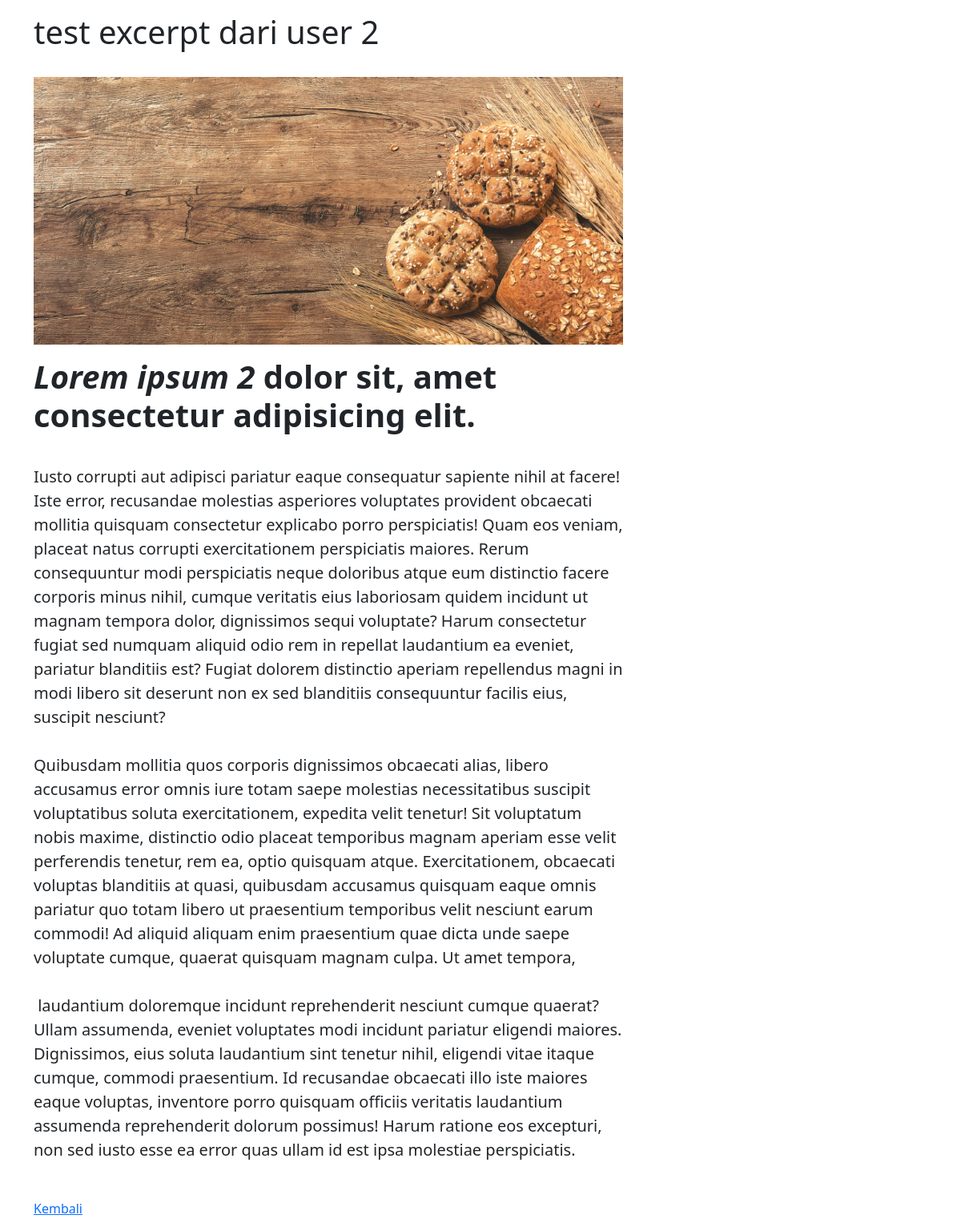
Page /i-post-show.php?id_post=32 on the committed database.
### tables this page shows
CREATE TABLE `posts` (
  `id_post` int NOT NULL,
  `id_category` int DEFAULT NULL,
  `id_user` int DEFAULT NULL,
  `title` varchar(255) NOT NULL,
  `image` varchar(255) DEFAULT NULL,
  `excerpt` text,
  `body` text,
  `created_at` timestamp NULL DEFAULT CURRENT_TIMESTAMP,
  `updated_at` timestamp NULL DEFAULT CURRENT_TIMESTAMP ON UPDATE CURRENT_TIMESTAMP
);

### i-controller.php (called while the page is built, shortened)
<?php
function get_post_details($id_post) {
    $conn = open_connection();
    $id_post = mysqli_real_escape_string($conn, $id_post);
    $sql = "SELECT posts.*, categories.name_category, users.name_user
            FROM posts
            JOIN categories ON posts.id_category = categories.id_category
            JOIN users ON posts.id_user = users.id_user
            WHERE posts.id_post = '$id_post'";
    $result = $conn->query($sql);
    if ($result->num_rows > 0) {
        $post = $result->fetch_assoc();
    } else {
        die("Post tidak ditemukan.");
    }
    return $post;
}
?>

### i-post-show.php (the view, shortened to what this page needs)
<?php
include 'i-controller.php';
$id_post = isset($_GET['id_post']) ? $_GET['id_post'] : null;
$post = get_post_details($id_post);
?>
<!doctype html>
<html lang="id">
<head>
    <link href="https://cdn.jsdelivr.net/npm/bootstrap@5.3.3/dist/css/bootstrap.min.css" rel="stylesheet">
</head>
<body>
<div class="container">
    <div class="row my-3">
        <div class="col-lg-8">
            <h1 class="mb-3"><?= htmlspecialchars($post['title']); ?></h1>
            <?php if (!empty($post['image'])): ?>
                <div style="max-height: 350px; overflow:hidden">
                    <img src="assets/img/<?= htmlspecialchars($post['image']); ?>" alt="<?= htmlspecialchars($post['title']); ?>" class="img-fluid mt-3">
                </div>
            <?php endif; ?>
            <article class="my-3 fs-5">
                <?= $post['body']; ?>
            </article>
            <a href="index.php">Kembali</a>
        </div>
    </div>
</div>
</body>
</html>

### rows in the picture
posts: title "test excerpt dari user 2", image (picture), body "Lorem ipsum 2 dolor sit, amet consectetur adipisicing elit. Iusto corrupti aut adipisci pariatur eaque consequatur sapiente nihil at facere! Iste error, recusandae molestias asperiores voluptates provident obcaecati mollitia quisquam consectetur explicabo porro perspiciatis! Quam eos veniam, placeat natus corrupti exercitationem perspiciatis maiores. Rerum consequuntur modi perspiciatis neque doloribus atque eum distinctio facere corporis minus nihil, cumque veritatis eius laboriosam quidem incidunt ut magnam tempora dolor, dignissimos sequi voluptate? Harum consectetur fugiat sed numquam aliquid odio rem in repellat laudantium ea eveniet, pariatur blanditiis est? Fugiat dolorem distinctio…"
